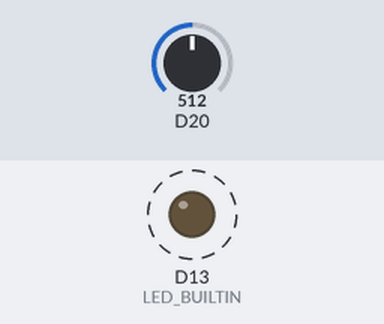
The sketch below on a simulated Arduino Zero (SAMD21). Parts: output pins drawn as LEDs (lit = HIGH). Dashed ring = blinking. The inputs (shaded band) are chosen by the test bench; at power-on: D20 = 512. What the sketch prints to the serial monitor is not drawn.

Above: at 1.35 s.
Timing chart, 0 to 4.0 s (numbered marks = the images above):
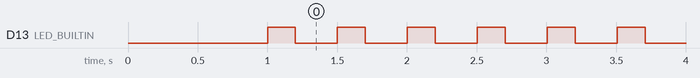

Measured:
- by itself, D13 (LED_BUILTIN): alternates HIGH for 0.20 s and LOW for 0.30 s

The sketch:

measure-battery-zero.ino
```cpp
#define VBATPIN 6

void setup() {
  pinMode(LED_BUILTIN, OUTPUT);

  SerialUSB.begin(9600);
  while (!SerialUSB) {}
  delay(1000);

  SerialUSB.println("Start battery voltage measurement!");
}

void loop() {
  // SerialUSB.println("HIGH");
  digitalWrite(LED_BUILTIN, HIGH);
  delay(200);

  // SerialUSB.println("LOW");
  digitalWrite(LED_BUILTIN, LOW);
  delay(200);

  float measuredvbat = analogRead(VBATPIN);

  for (int i = 0; i < 10; i++) {
    measuredvbat += analogRead(VBATPIN);
    delay(10);
  }

  measuredvbat /= 10;
  measuredvbat *= 2;
  measuredvbat *= 4.5;  // Or the reference voltage E.g. 2.8V, 3.3V
  measuredvbat /= 1024;

  SerialUSB.print("VBat: ");
  SerialUSB.print(measuredvbat);
  SerialUSB.println("V");
}
```
